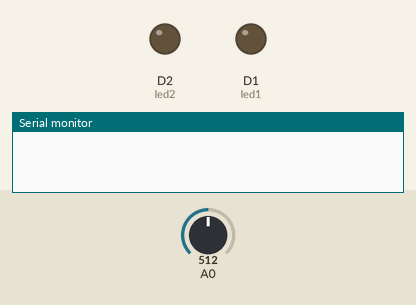
This sketch was run on a simulated ESP8266 (NodeMCU). On the bench: output pins drawn as LEDs (lit = HIGH), the last lines printed to the serial monitor. The test bench sets the inputs (shaded band); at power-on: A0 = 512.

Above: at 1.8 s.
1.9 s: A0 set to 132
4.5 s: A0 set to 113
At 5.9 s:
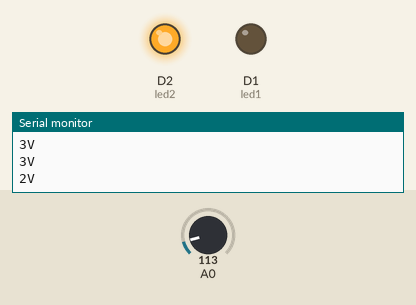
6.5 s: A0 set to 79
8.2 s: A0 set to 66
At 10.2 s:
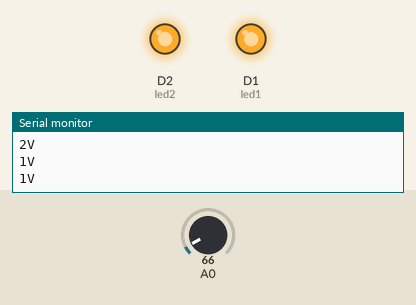
Timing chart, 0 to 11.5 s (numbered marks = the images above; inputs shaded):
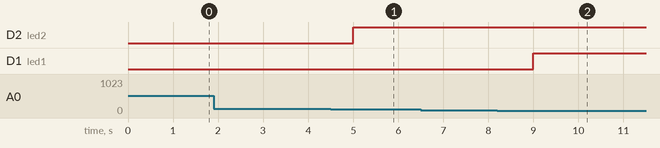

Measured:
- the behaviour switches between 120 and 119 on A0 (found by bisection; images 0 and 1)
- the behaviour switches between 75 and 74 on A0 (found by bisection; images 1 and 2)
- after the input at 4.5 s, D2 (led2): LOW → HIGH after 0.50 s
- after the input at 8.2 s, D1 (led1): LOW → HIGH after 0.80 s

The sketch:

Voltage_display.ino
```cpp
int sen=A0;
int led1 = D1;
int led2 = D2;
void setup()
{
  Serial.begin(9600);
  pinMode(A0,INPUT);
  pinMode(led1,OUTPUT);
  pinMode(led2,OUTPUT);

}
void loop()
{
int a=analogRead(A0);
//Serial.println(a);


if(a<=34)
{
  Serial.println("0V");

//  if (a<=2)
//  {
//    Serial.println("1%");
//  }
//  else if (a<=4)
//  {
//    Serial.println("2%");
//  }
//  else if (a<=6)
//  {
//    Serial.println("3%");
//  }
//  else if (a<=8)
//  {
//    Serial.println("4%");
//  }
//  else if (a<=10)
//  {
//    Serial.println("5%");
//  }
//  else if (a<=11)
//  {
//    Serial.println("6%");
//  }
//  else if (a<=13)
//  {
//    Serial.println("7%");
//  }
//  else if (a<=15)
//  {
//    Serial.println("8%");
//  }
//  else if (a<=17)
//  {
//    Serial.println("9%");
//  }
//  else if (a<=19)
//  {
//    Serial.println("10%");
//  }
//  else if (a<=21)
//  {
//    Serial.println("11%");
//  }
//  else if (a<=24)
//  {
//    Serial.println("12%");
//  }
//  else if (a<=26)
//  {
//    Serial.println("13%");
//  }
//  else if (a<=28)
//  {
//    Serial.println("14%");
//  }
//  else if (a<=29)
//  {
//    Serial.println("15%");
//  }
}


// 1v
else if(a<=74)
{
  Serial.println("1V");
  digitalWrite(led1,HIGH);
//  if (a<=30)
//  {
//    Serial.println("16%");
//  }
//  else if (a<=31)
//  {
//    Serial.println("17%");
//  }
//  else if (a<=32)
//  {
//    Serial.println("18%");
//  }
//  else if (a<=33)
//  {
//    Serial.println("19%");
//  }
//  else if (a<=34)
//  {
//    Serial.println("20%");
//  }
//  else if (a<=35)
//  {
//    Serial.println("21%");
//  }
//  else if (a<=36)
//  {
//    Serial.println("22%");
//  }
//  else if (a<=37)
//  {
//    Serial.println("23%");
//  }
//  else if (a<=38)
//  {
//    Serial.println("24%");
//  }
//  else if (a<=39)
//  {
//    Serial.println("25%");
//  }
//  else if (a<=40)
//  {
//    Serial.println("26%");
//  }
//  else if (a<=41)
//  {
//    Serial.println("27%");
//  }
//  else if (a<=42)
//  {
//    Serial.println("28%");
//  }
//  else if (a<=43)
//  {
//    Serial.println("29%");
//  }
//  else if (a<=44)
//  {
//    Serial.println("30%");
//  }
//  else if (a<=45)
//  {
//    Serial.println("31%");
//  }
//  else if (a<=46)
//  {
//    Serial.println("32%");
//  }

}


// 2v
else if(a<=119)
{
  digitalWrite(led2,HIGH);
  Serial.println("2V");
}


//3v
else if(a<=158)
{
  Serial.println("3V");
}


//4
else if(a<=186)
{
  Serial.println("4V");
}


//5
else if(a<=187)
{

  Serial.println("4.6V");
}


delay(1000);
}
```
